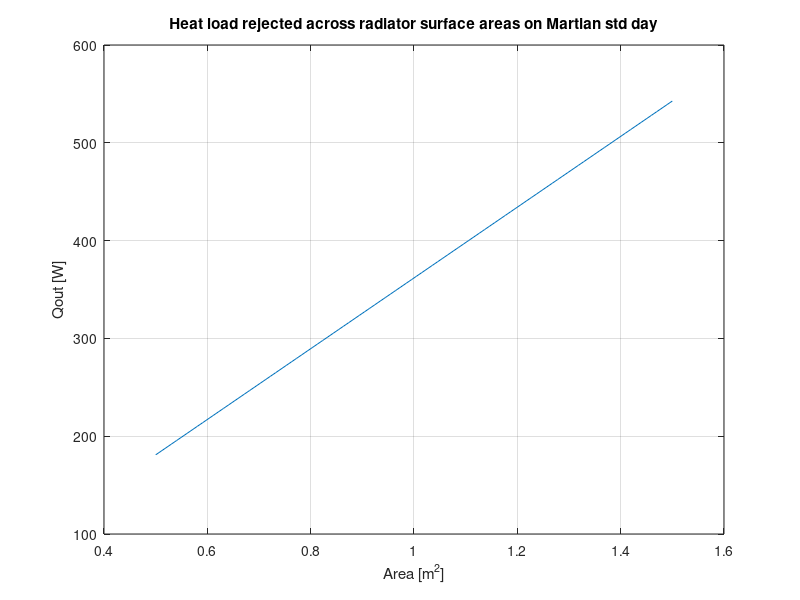

Write MATLAB code to recreate this figure. (Note: this script raises an error after producing the figure.)
clc
clear
close all;

%% Radiation Area and Temp Model Requirements

% Steady heat rejection
Qreject = 400; % W

% Aluminum emissivity (assumed) with high emission paint
epsilon = 0.9;

% Define range of Areas needed to reject 400 W
A = linspace(0.5,1.5,100); %m^2

% Assumed temperature of the Radiator (assumed body heat)
T_R = 309.6;

%stephan boltmann constant
sigma = 5.67e-8;

% Average temperature at Martian "sea level"
T_inf = 214;

% Calc Watts rejected across varying areas for std Martian sea level
% conditions
Qout = epsilon*A*sigma*(T_R^4 - T_inf^4);

% Identify the minimum area required to reject the target heat load
requiredArea = Qreject ./ (epsilon*sigma*(T_R^4 - T_inf^4));
fprintf('Required radiator area: %.3f m^2\n', requiredArea);
figure()
plot(A,Qout)
title("Heat load rejected across radiator surface areas on Martian std day")
xlabel("Area [m^2]")
ylabel("Qout [W]")
grid on
yline(Qreject,'y--')


% Define Temperature range based on values from the RFP
Trange = linspace(133,293,100);

% Calc A range need to reject 400W across Martian Temps
A_range = Qreject./(epsilon*sigma*(T_R^4 - Trange.^4));

% Plot results of Varying Areas across temperature range
figure()
plot(Trange, A_range)
title("Area required to reject 400W steady state across Martian temperatures")
xlabel("Temperature range [deg K]")
ylabel("Area [m^2] needed to reject 400W")
xline(T_inf, 'y--', 'Avg Surf Temp = 214K', ...
    'LabelOrientation', 'horizontal', ...
    'LabelVerticalAlignment', 'bottom');
yline(requiredArea, 'y--', ...
    sprintf('Area = %.2f m^2', requiredArea), ...
    'LabelHorizontalAlignment', 'left');
grid on
